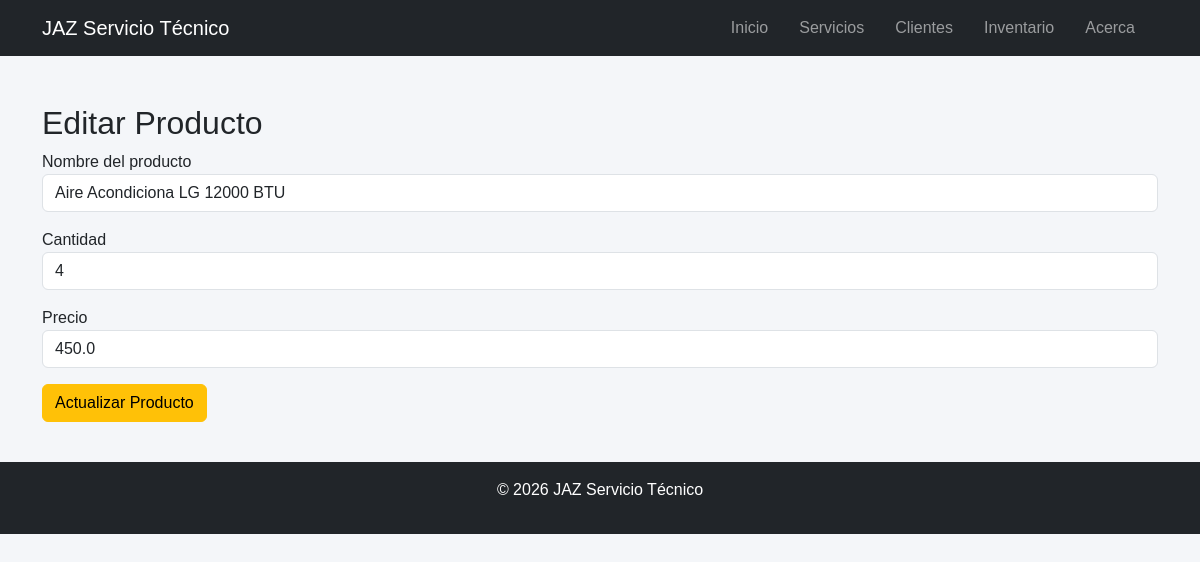
Page /productos/editar/1 on the earlier database version.
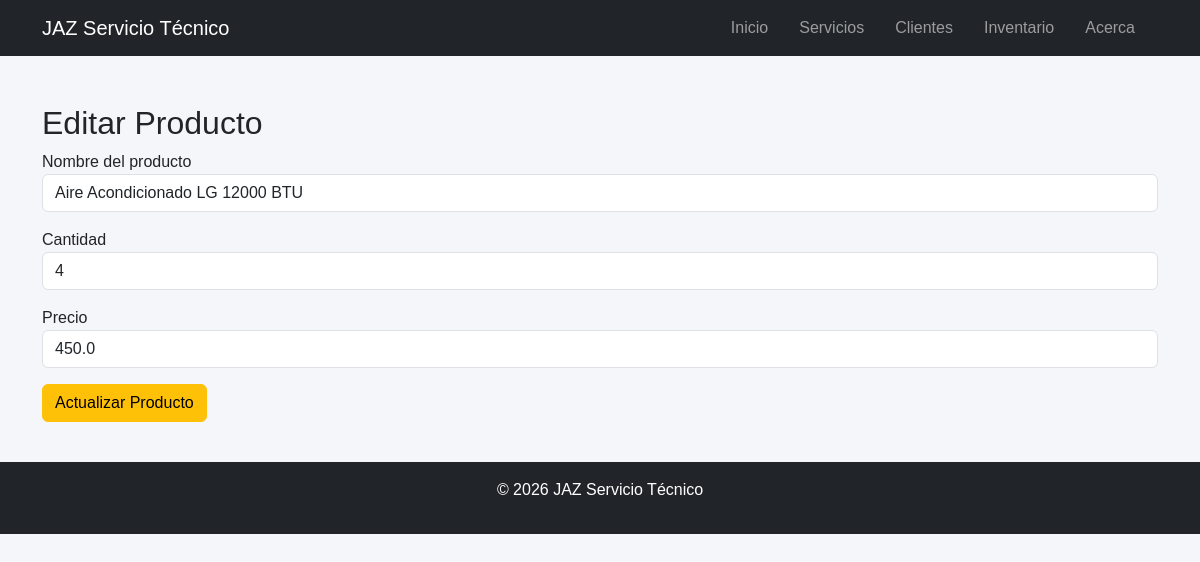
Same page on the later database version.
### tables this page shows
CREATE TABLE productos (
    id INTEGER PRIMARY KEY AUTOINCREMENT,
    nombre TEXT NOT NULL,
    cantidad INTEGER,
    precio REAL
);

### app.py (the view, shortened to what this page needs)
@app.route("/productos/editar/<int:id>", methods=["GET", "POST"])
def editar_producto(id):
    conn = get_connection()
    producto = conn.execute(
        "SELECT * FROM productos WHERE id=?", (id,)
    ).fetchone()
    conn.close()
    return render_template("productos_editar.html", producto=producto)

### database.py (called while the page is built)
def get_connection():
    conn = sqlite3.connect("inventario.db")
    conn.row_factory = sqlite3.Row
    return conn

### templates/productos_editar.html
{% extends "base.html" %}
{% block content %}
<div class="container mt-5">
<h2>Editar Producto</h2>
<form method="POST">
<div class="mb-3">
<label>Nombre del producto</label>
<input type="text" name="nombre" value="{{ producto.nombre }}" class="form-control">
</div>
<div class="mb-3">
<label>Cantidad</label>
<input type="number" name="cantidad" value="{{ producto.cantidad }}" class="form-control">
</div>
<div class="mb-3">
<label>Precio</label>
<input type="number" step="0.01" name="precio" value="{{ producto.precio }}" class="form-control">
</div>
<button type="submit" class="btn btn-warning">
Actualizar Producto
</button>
</form>
</div>
{% endblock %}

Differences in the rows shown:
changed productos: nombre "Aire Acondiciona LG 12000 BTU" → "Aire Acondicionado LG 12000 BTU"
